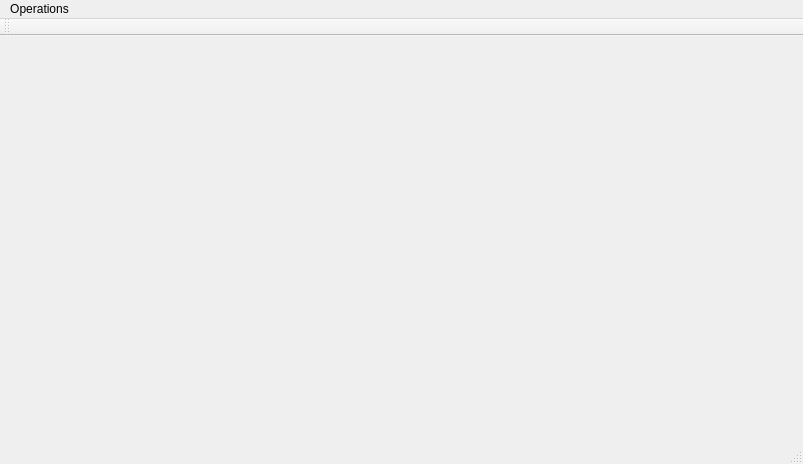
<?xml version="1.0" encoding="UTF-8"?>
<ui version="4.0">
 <class>MainWindow</class>
 <widget class="QMainWindow" name="MainWindow">
  <property name="geometry">
   <rect>
    <x>0</x>
    <y>0</y>
    <width>799</width>
    <height>455</height>
   </rect>
  </property>
  <property name="windowTitle">
   <string>MainWindow</string>
  </property>
  <widget class="QWidget" name="centralWidget">
   <layout class="QVBoxLayout" name="verticalLayout">
    <item>
     <widget class="Drawer" name="widget" native="true">
      <property name="minimumSize">
       <size>
        <width>781</width>
        <height>384</height>
       </size>
      </property>
     </widget>
    </item>
   </layout>
  </widget>
  <widget class="QMenuBar" name="menuBar">
   <property name="geometry">
    <rect>
     <x>0</x>
     <y>0</y>
     <width>799</width>
     <height>21</height>
    </rect>
   </property>
   <widget class="QMenu" name="menuOperations">
    <property name="title">
     <string>Operations</string>
    </property>
    <addaction name="action_reset_all_data"/>
    <addaction name="separator"/>
    <addaction name="action_insert_man"/>
    <addaction name="action_insert_woman"/>
    <addaction name="action_set_priorities_of"/>
   </widget>
   <addaction name="menuOperations"/>
  </widget>
  <widget class="QToolBar" name="mainToolBar">
   <attribute name="toolBarArea">
    <enum>TopToolBarArea</enum>
   </attribute>
   <attribute name="toolBarBreak">
    <bool>false</bool>
   </attribute>
  </widget>
  <widget class="QStatusBar" name="statusBar"/>
  <action name="action_insert">
   <property name="text">
    <string>Insert nodes</string>
   </property>
  </action>
  <action name="action_draw">
   <property name="text">
    <string>Draw ledges</string>
   </property>
  </action>
  <action name="actionNew">
   <property name="text">
    <string>New</string>
   </property>
  </action>
  <action name="actionSave">
   <property name="text">
    <string>Save</string>
   </property>
  </action>
  <action name="actionSave_as">
   <property name="text">
    <string>Save as..</string>
   </property>
  </action>
  <action name="actionLoad">
   <property name="text">
    <string>Load</string>
   </property>
  </action>
  <action name="actionCalculate">
   <property name="text">
    <string>Calculate</string>
   </property>
  </action>
  <action name="actionGenerate">
   <property name="text">
    <string>Generate</string>
   </property>
  </action>
  <action name="action_insert_man">
   <property name="text">
    <string>Insert man</string>
   </property>
  </action>
  <action name="action_insert_woman">
   <property name="text">
    <string>Insert woman</string>
   </property>
  </action>
  <action name="action_reset_all_data">
   <property name="text">
    <string>Reset all data</string>
   </property>
  </action>
  <action name="action_set_priorities_of">
   <property name="text">
    <string>Set priorities of...</string>
   </property>
  </action>
  <action name="action_set_max_prio_length">
   <property name="text">
    <string>Set max prio length</string>
   </property>
  </action>
 </widget>
 <layoutdefault spacing="6" margin="11"/>
 <customwidgets>
  <customwidget>
   <class>Drawer</class>
   <extends>QWidget</extends>
   <header location="global">drawer.h</header>
   <container>1</container>
  </customwidget>
 </customwidgets>
 <resources/>
 <connections/>
</ui>
